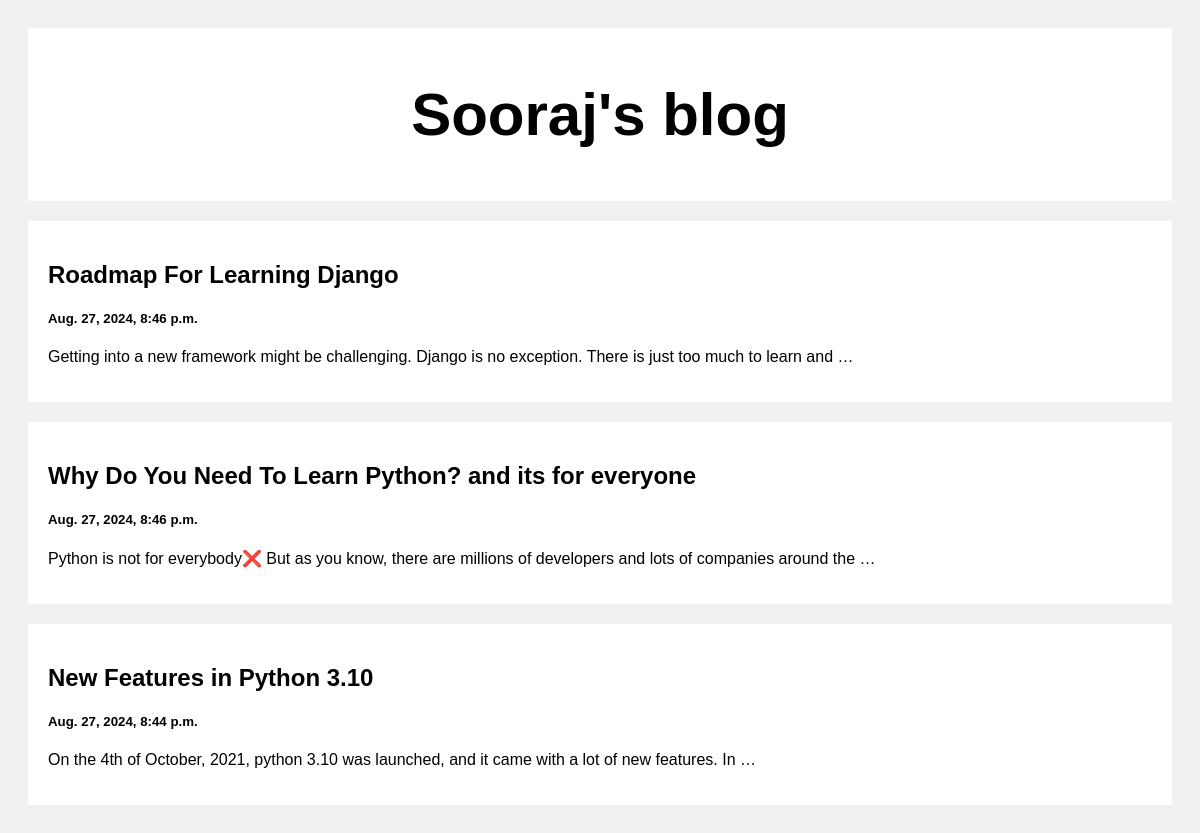
The page / on the database its author committed.
### posts/models.py (models this page shows)
class post(models.Model):
    title = models.CharField(max_length=100)
    body = models.CharField(max_length=1000000)
    created_at = models.DateTimeField(default= datetime.now, blank=True )

### posts/views.py (the view)
# urls.py: path('', views.index, name='index' ),
def index(request):
    posts = post.objects.all()
    return render(request, 'index.html', {'posts' : posts})

### templates/index.html (shortened to what this page needs)
<!DOCTYPE html>
<html>
<head>
</head>
<body>
<div class="header">
  <h2>Sooraj's blog</h2>
</div>
<div class="row">
  <div class="leftcolumn">
    {% for post in posts reversed %}
    <div class="card">
      <a  style="text-decoration: none; color: black;"   href="/post/{{post.id}}">
        <h2>{{post.title}}</h2>
        <h5>{{post.created_at}}</h5>
        <p>{{post.body|truncatewords:20}}</p>
      </a>
    </div>
    {% endfor %}
  </div>
</div>
</body>
</html>

### templates/index.html (style rules this page uses)
* { box-sizing: border-box; }
body { font-family: Arial; padding: 20px; background: #f1f1f1; }
.header { padding: 2px; font-size: 40px; text-align: center; background: white; }
.leftcolumn { float: left; width: 100%; }
.card { background-color: white; padding: 20px; margin-top: 20px; }
.row:after { content: ""; display: table; clear: both; }

### rows shown on the page
post: title "Roadmap For Learning Django", created_at "Aug. 27, 2024, 8:46 p.m.", body "Getting into a new framework might be challenging. Django is no exception. There is just too much to learn and …"
post: title "Why Do You Need To Learn Python? and its for everyone", created_at "Aug. 27, 2024, 8:46 p.m.", body "Python is not for everybody❌ But as you know, there are millions of developers and lots of companies around the …"
post: title "New Features in Python 3.10", created_at "Aug. 27, 2024, 8:44 p.m.", body "On the 4th of October, 2021, python 3.10 was launched, and it came with a lot of new features. In …"
